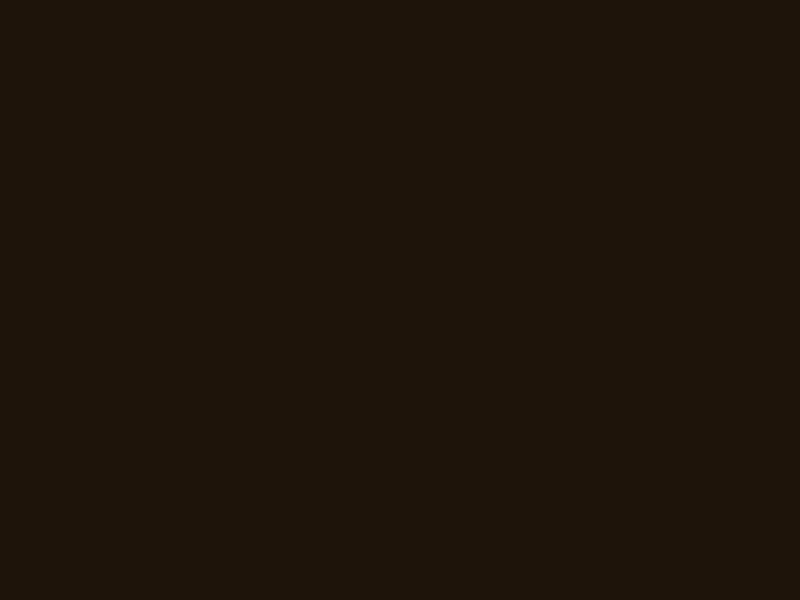
Frame 1 (no input)
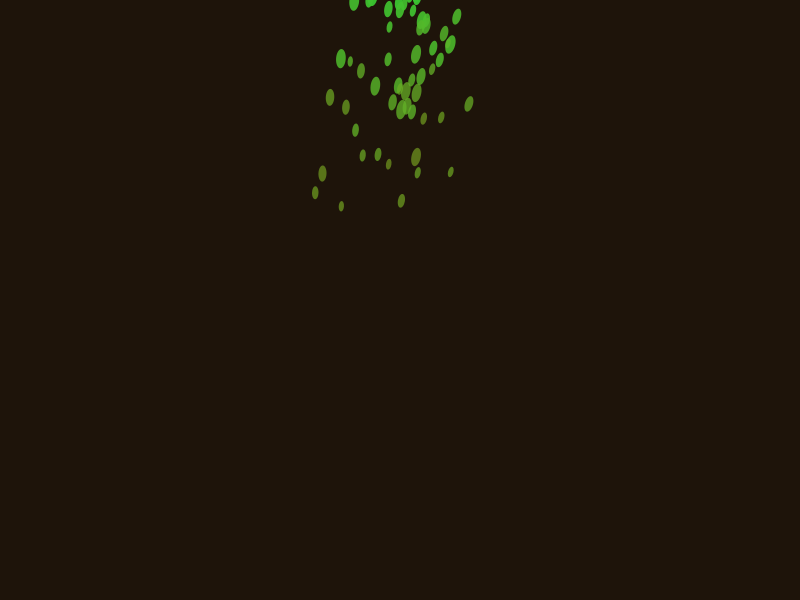
Frame 60 (the mouse pressed at the canvas centre just before this capture)
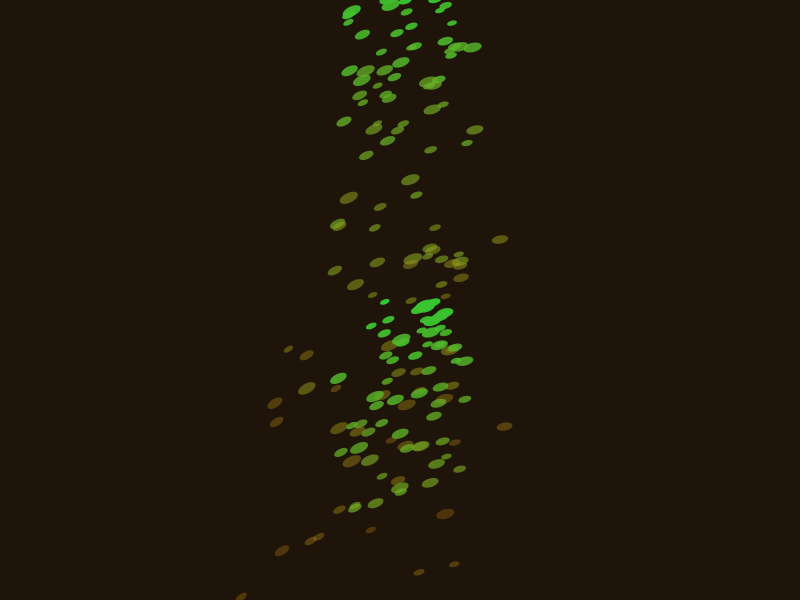
Frame 120 (the mouse held since frame 60 and released just before this capture)

The Processing sketch that drew these frames (run headless with seeded random() and noise(); from frame 60 on, the mouse is pressed at the canvas centre):

// Processing sketch: Week10_WeeklyTask
// ── Week10_WeeklyTask.pde
ArrayList<LeafEmitter> emitters;
PVector globalWind;

void setup() {
  size(800, 600);
  
  emitters = new ArrayList<LeafEmitter>();
  emitters.add(new LeafEmitter(width/2, -20, 1));
  
  globalWind = new PVector(0, 0);
}

void draw() {
  background(30, 20, 10);  // simple background
  
  // Update global wind
  globalWind.x = random(-0.05, 0.05);
  
  // Run leaf emitters
  for (LeafEmitter emitter : emitters) {
    emitter.applyForce(globalWind);
    emitter.applyForce(new PVector(0, 0.05));  // gravity
    emitter.run();
  }
}

void mousePressed() {
  // Add new emitter at mouse position (burst)
  emitters.add(new LeafEmitter(mouseX, mouseY, 1));
}

// ── LeafEmitter.pde
class LeafEmitter {
  ArrayList<Particle> particles;
  PVector origin;
  int emitRate;
  
  LeafEmitter(float x, float y, int rate) {
    origin = new PVector(x, y);
    emitRate = rate;
    particles = new ArrayList<Particle>();
  }
  
  void run() {
    for (int i = 0; i < emitRate; i++) {
      addParticle();
    }
    
    for (int i = particles.size() - 1; i >= 0; i--) {
      Particle p = particles.get(i);
      p.update();
      p.display();
      if (p.isOffScreen()) {
        particles.remove(i);
      }
    }
  }
  
  void addParticle() {
    float offsetX = random(-50, 50);
    particles.add(new Particle(new PVector(origin.x + offsetX, origin.y)));
  }
  
  void applyForce(PVector force) {
    for (Particle p : particles) {
      p.applyForce(force);
    }
  }
}

// ── Particle.pde
class Particle {
  PVector location;
  PVector velocity;
  PVector acceleration;
  
  float lifespan;
  float size;
  
  int startColor;
  int endColor;
  
  Particle(PVector pos) {
    location = pos.copy();
    
    velocity = new PVector(random(-1, 1), random(1, 3));
    acceleration = new PVector(0, 0);
    
    size = random(10, 20);
    
    startColor = color(50, 200, 50);
    endColor   = color(255, 100, 0);
    
    lifespan = 255;
  }
  
  void applyForce(PVector force) {
    acceleration.add(force);
  }
  
  void update() {
    velocity.add(acceleration);
    location.add(velocity);
    acceleration.mult(0);
    lifespan -= 1.5;
  }
  
  void display() {
    pushMatrix();
    translate(location.x, location.y);
    rotate(radians(frameCount + location.x * 0.1));
    
    noStroke();
    int currentColor = lerpColor(startColor, endColor, map(lifespan, 255, 0, 0, 1));
    fill(currentColor, lifespan);
    
    ellipse(0, 0, size, size * 0.5);
    
    popMatrix();
  }
  
  boolean isOffScreen() {
    return (location.y > height || lifespan < 0);
  }
}
